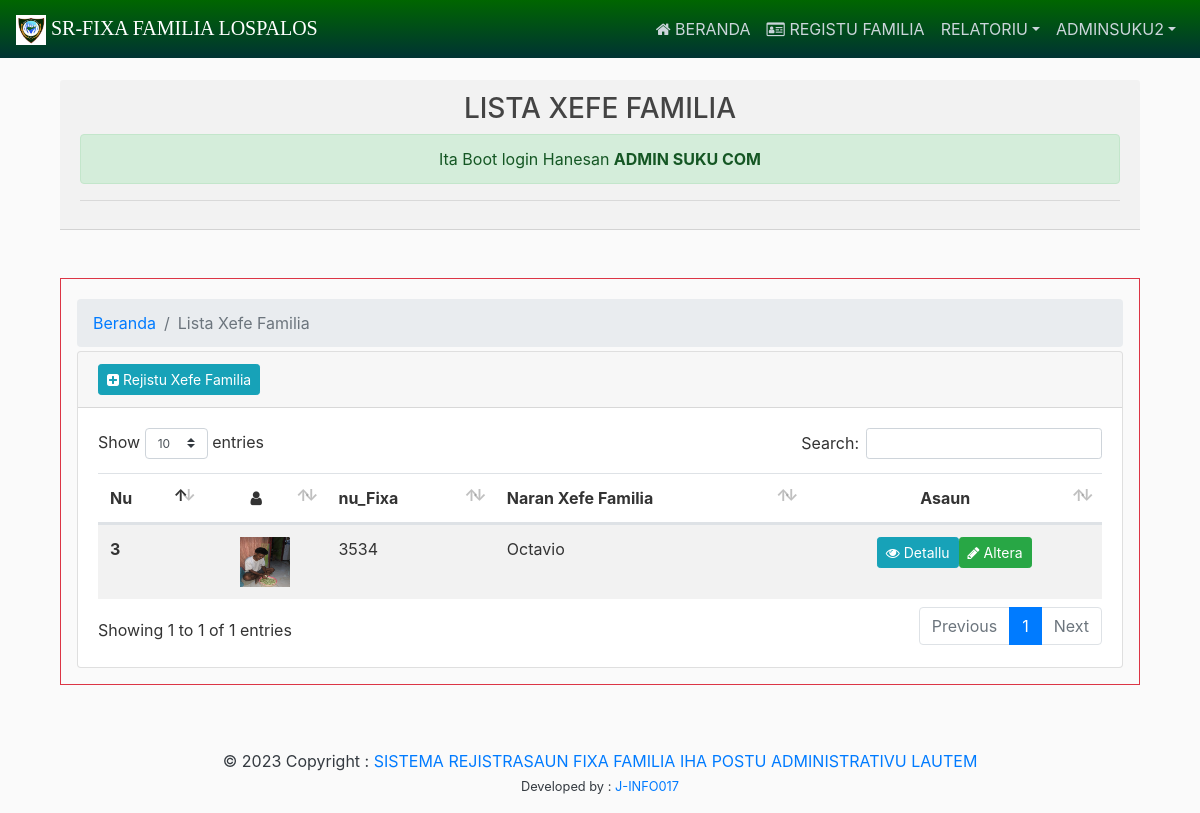
The page /fixaFamilia/Lista/Xefe/Familia (signed in) on the database its author committed.
### users/models.py (models this page shows, shortened)
class AdminSuku(models.Model):
    user = models.OneToOneField(User, on_delete=models.CASCADE)
    municipality = models.ForeignKey(Municipality, on_delete=models.CASCADE, null=True, verbose_name="Munisipiu")
    administrativepost = models.ForeignKey(AdministrativePost, on_delete=models.CASCADE, null=True, verbose_name="Postu Administrativu")
    village = models.ForeignKey(Village, on_delete=models.CASCADE, null=True, verbose_name="Suku")
    aldeia = models.ForeignKey(Aldeia, on_delete=models.CASCADE, null=True, blank=True)
    phone = models.CharField(max_length=20, null=True, blank=True)
    groups = models.ManyToManyField(Group, verbose_name="Grupu", blank=True)
    is_active = models.BooleanField(default=True)
    created_at = models.DateTimeField(auto_now_add=True)
    updated_at = models.DateTimeField(auto_now=True)
    class Meta:
        verbose_name = "Admin Suku"
        verbose_name_plural = "Admin Suku"

### custom/models.py (models this page shows, shortened)
class Village(models.Model):
	administrativepost = models.ForeignKey(AdministrativePost, on_delete=models.CASCADE, null=True)
	name = models.CharField(max_length=100)

### FixaApp/models.py (models this page shows, shortened)
class ChefeFamilia(models.Model):
	municipality = models.ForeignKey(Municipality, on_delete=models.CASCADE,null=True,verbose_name="Munisipiu")
	administrativepost = models.ForeignKey(AdministrativePost, on_delete=models.CASCADE,null=True,verbose_name="Postu Administrativu")
	village = models.ForeignKey(Village, on_delete=models.CASCADE,null=True,verbose_name="Suku")
	tinan  = models.ForeignKey(Tinan, on_delete=models.CASCADE, null=True, blank=True)
	nu_Fixa = models.CharField(max_length=50, null=True, blank=True)
	xefe_Familia = models.CharField(max_length=100,null=True)
	aldeia = models.ForeignKey(Aldeia, on_delete=models.CASCADE,null=True,blank=True)
	image = models.ImageField(upload_to='XefeFamilia/', null=True,blank=True)

### users/decorators.py (the view)
		def wrapper_func(request, *args, **kwargs):
			group = None
			if request.user.groups.exists():
				group = request.user.groups.all()[0].name
			if group in allowed_roles:
				return view_func(request, *args, **kwargs)
			else:
				return render(request, 'auth/404.html')

### FixaApp/views.py (called while the page is built)
@login_required
@allowed_users(allowed_roles=['admin', 'Admin Suku'])
def ListaXefeFamilia(request):
    listaXF = ChefeFamilia.objects.all()
    is_admin = request.user.is_superuser  # Assuming you're checking if the user is a superuser/admin
    context = {
        "title": "Lista Xefe Familia",
        "active_funsionariu": "active",
        "page": "list",
        "listaXF": listaXF,
        "is_admin": is_admin,
    }
    return render(request, "lista_xefeFamilia.html", context)

### FixaApp/templates/lista_xefeFamilia.html (shortened to what this page needs)
{% extends "main/layout.html" %}
{% load static %}
{% load crispy_forms_tags %}
{% block content %}
  <section>
        <div class="container mt-5 border border-danger p-3">
          <header>
            <ol class="breadcrumb mb-1 mt-1">
              <li class="breadcrumb-item"><a href="{% url 'home' %}">Beranda</a></li>
              <li class="breadcrumb-item active" aria-current="page">{{ title }}</li>
            </ol>
          </header>
          {% if page == "list" %}
          <div class="row">
            <div class="col-lg-12">
              <div class="card">
                <div class="card-header d-flex justify-content-between text-center">
                  <div class="d-flex justify-content-between">
                    <a href="{% url 'addxefeFamilia' %}" class="btn btn-sm btn-info mr-2" title="Add Data"> <i class="fa fa-plus-square"></i> Rejistu Xefe Familia</a>
                  </div>
                </div>
                <div class="card-body">
                  <div class="table-responsive">
                    <table id="example" class="table table-hover table-striped">
                      <thead>
                        <tr>
                          <th>Nu</th>
                          <th class="text-center"><i class="fa fa-user"></i></th>
                          <th>nu_Fixa</th>
                          <th>Naran Xefe Familia</th>
                          <th class="text-center">Asaun</th>
                        </tr>
                      </thead>
                      <tbody>
                        {% for data in listaXF %}
                          {% if request.user.groups.all.0.name == "admin" or data.village == request.user.adminsuku.village %}
                          <tr>
                            <th scope="row">{{ forloop.counter }}</th>
                            <td class="text-center">{% if data.image %}<a href="{{ data.image.url }}" target="_blank"><img src="{{ data.image.url }}" width="50px" height="50px"></a>{% endif %}</td>
                            <td>{{ data.nu_Fixa }}</td>
                            <td>{{ data.xefe_Familia }}</td>
                            <td>
                              <div class="d-flex justify-content-center">
                                <div class="flex-fill"><a href="{% url 'detailViewsFixa' data.id %}" class="btn btn-sm btn-info" title="Detallu Funsionario"><i class="fa fa-eye"></i> Detallu</a></div>
                                <div class="flex-fill"><a href="" class="btn btn-sm btn-success" title="Altera Programa"><i class="fa fa-pencil"></i> Altera</a></div>
                              </div>
                            </td>
                          </tr>
                          {% endif %}
                        {% endfor %}
                      </tbody>
                    </table>
                  </div>
                </div>
              </div>
            </div>
          </div>
          {% endif %}
        </div>
      </section>
        </div>
{% endblock %}

### main/templates/main/layout.html (shortened to what this page needs)
{% load static %}
<!DOCTYPE html>
<html lang="en">
	<head>
		<link rel="stylesheet" href="{% static 'main/bootstrap/css/bootstrap.min.css' %}">
		<link rel="stylesheet" href="{% static 'main/font-awesome/css/font-awesome.min.css' %}">
		<link rel="stylesheet" href="{% static 'main/css/table-responsive.css' %}" media="screen">
		<link href="{% static 'main/css/main.css' %}" rel="stylesheet">
	</head>
	<body>
		{% include 'main/navbar.html' %}
		<main role="main" class="container">
			<div class="row">
				<div class="col-md-12">
<div class="container-fluid">
        <div class="card-header text-center">
            <h3>{{ title|upper }}</h3>
            {% if is_admin %}
                <div class="alert alert-info mb-0">
                    <i class="fas fa-user-shield"></i> Ita Boot login Hanesan <strong>ADMIN SISTEM</strong> - Aksess All data
                </div>
            {% else %}
                <div class="alert alert-success mb-0">
                     Ita Boot login Hanesan <strong>ADMIN SUKU {{ request.user.adminsuku.village.name|upper }}</strong>
                </div>
            {% endif %}
            <hr/>
    </div>
		{% block content %}{% endblock %}
		<footer class="footer-container text-dark text-center mt-5 p-3">
  			<div class="text-dark">
    				© 2023 Copyright :
    			<a href="#" class="">  SISTEMA  REJISTRASAUN FIXA FAMILIA IHA </a>
    			<a href="{% url 'home' %}">POSTU ADMINISTRATIVU LAUTEM</a>
  			</div>
  				<small class="text-dark">
    				Developed by :
    			<a href="#" target="_blank">J-INFO017</a>
  				</small>
		</footer>
		<link href="{% static 'main/datatables/css/dataTables.bootstrap4.min.css' %}" rel="stylesheet" type="text/css" />
	</body>
</html>

### main/templates/main/navbarSuco.html (shortened to what this page needs)
    <div class="collapse navbar-collapse" id="navbarsExampleDefault">
      <ul class="navbar-nav ml-auto">
        <li class="nav-item"><a class="nav-link" href="{% url 'home' %}"><i class="fa fa-home"></i> BERANDA </a></li>
        <li class="nav-item"><a class="nav-link" href="{% url 'ListaXefeFamilia' %}"><i class="fa fa-id-card-o"></i> REGISTU FAMILIA </a></li>
        <li class="nav-item dropdown">
              <a class="nav-link dropdown-toggle" href="#" id="profile" data-toggle="dropdown" aria-haspopup="true" aria-expanded="false"> RELATORIU</a>
                </li>
          <li class="nav-item dropdown">
        <li class="nav-item dropdown">
          <a class="nav-link dropdown-toggle" href="#" id="profile" data-toggle="dropdown" aria-haspopup="true" aria-expanded="false">{{ request.user.username|upper }}</a>
        </li>
      </ul>
    </div>

### static/main/css/main.css (style rules this page uses)
body { background: #fafafa; color: #333333; margin-top: 5rem; }
h1, h2, h3, h4, h5, h6 { color: #444444; }
.site-header .navbar-nav { color: #cbd5db; }
.site-header .navbar-nav .nav-link { color: #cbd5db; padding-right: .5rem !important; padding-left: .5rem !important; }

### rows shown on the page
ChefeFamilia: image (picture), nu_Fixa "3534", xefe_Familia "Octavio"

### other values the page prints
{{ request.user.username|upper }} "ADMINSUKU2"
{{ title|upper }} "LISTA XEFE FAMILIA"
{{ request.user.adminsuku.village.name|upper }} "COM"
{{ title }} "Lista Xefe Familia"
